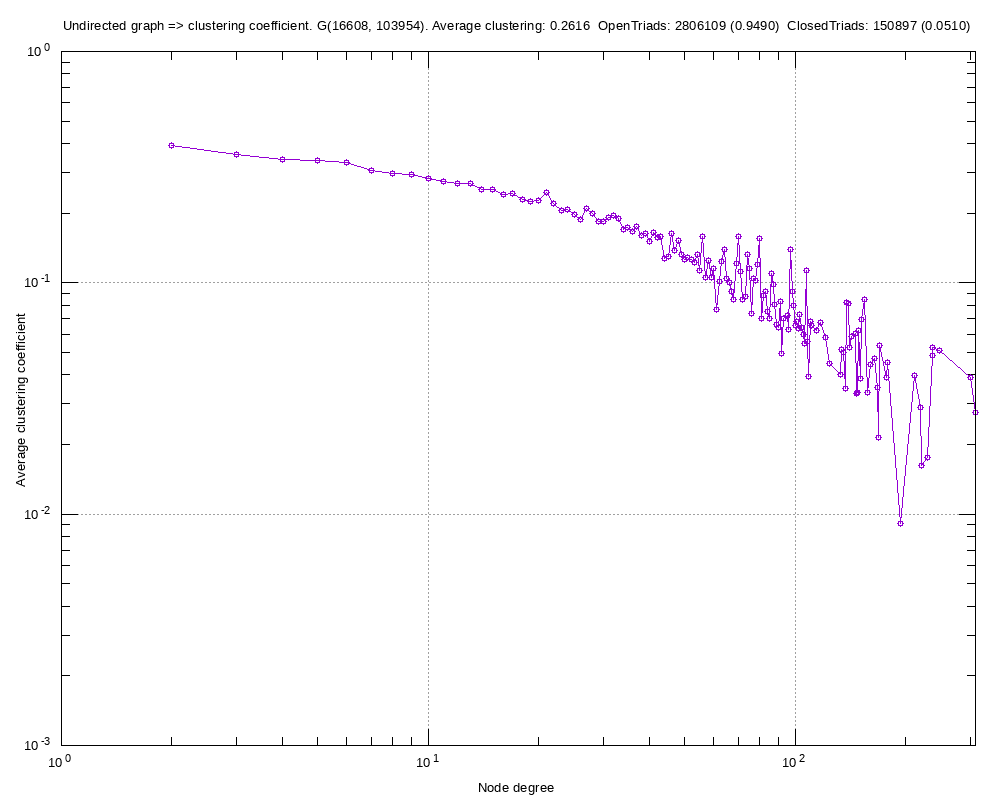

Here is the gnuplot script that generated this plot:
#
# Undirected graph => clustering coefficient. G(16608, 103954). Average clustering: 0.2616  OpenTriads: 2806109 (0.9490)  ClosedTriads: 150897 (0.0510) (Wed Sep  4 19:22:12 2019)
#

set title "Undirected graph => clustering coefficient. G(16608, 103954). Average clustering: 0.2616  OpenTriads: 2806109 (0.9490)  ClosedTriads: 150897 (0.0510)"
set key bottom right
set logscale xy 10
set format x "10^{%L}"
set mxtics 10
set format y "10^{%L}"
set mytics 10
set grid
set xlabel "Node degree"
set ylabel "Average clustering coefficient"
set tics scale 2
set terminal png font arial 10 size 1000,800
set output 'ccf.cit-HepPh-subgraph-clustering-coefficient-distribution.png'
plot 	"ccf.cit-HepPh-subgraph-clustering-coefficient-distribution.tab" using 1:2 title "" with linespoints pt 6
